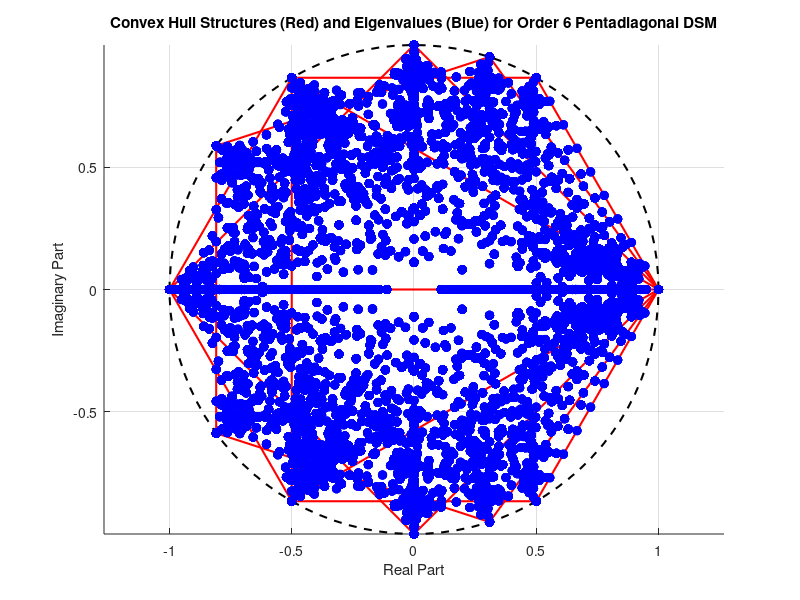

This figure's MATLAB source:
function generate_pentadiagonal_dsm_convex_hull_order6()
    % Step 1: Generate and plot convex hull structures for n = 1,2,3,4,5,6 (in red)
    figure;
    hold on;

    % Plot unit circle
    t = linspace(0, 2*pi, 100);
    plot(cos(t), sin(t), 'k--', 'LineWidth', 1.5);
    
    for n = 1:6
        theta = linspace(0, 2*pi, n+1);
        theta(end) = [];
        roots_unity = exp(1i * theta);

        x = real(roots_unity);
        y = imag(roots_unity);
        
        if n == 1
            plot(x, y, 'ro', 'MarkerFaceColor', 'r');
        elseif n == 2
            plot(x, y, 'ro', 'MarkerFaceColor', 'r');
            plot(x, y, 'r-', 'LineWidth', 1.5);
        else
            k = convhull(x, y);
            plot(x, y, 'ro', 'MarkerFaceColor', 'r');
            plot(x(k), y(k), 'r-', 'LineWidth', 1.5);
        end
    end

    % Step 2: Generate and print valid pentadiagonal permutation matrices
    perms_list = generate_pentadiagonal_permutations(6);

    fprintf('\n=== Valid Pentadiagonal Permutation Matrices for Order 6 ===\n');
    num_valid = length(perms_list);
    fprintf('Total valid matrices found: %d\n', num_valid);
    
    for i = 1:num_valid
        fprintf('\nMatrix P%d:\n', i);
        disp(perms_list{i});
    end

    % Step 3: Generate valid ordered pairs (P1, P2) for convex combinations
    pairs = nchoosek(1:num_valid, 2); % Get unordered pairs
    pairs = [pairs; flip(pairs, 2)]; % Convert to ordered pairs

    num_combinations = 10;
    alpha_values = linspace(0, 1, num_combinations);

    eigenvalues_all = [];

    % Compute eigenvalues without printing matrices
    for pair_idx = 1:size(pairs, 1)
        P1 = perms_list{pairs(pair_idx, 1)};
        P2 = perms_list{pairs(pair_idx, 2)};
        
        for alpha_idx = 1:num_combinations
            alpha = alpha_values(alpha_idx);
            A = alpha * P1 + (1 - alpha) * P2;
            eigenvalues = eig(A);
            eigenvalues_all = [eigenvalues_all; eigenvalues]; %#ok<AGROW>
        end
    end

    % Step 4: Plot eigenvalues (in blue)
    plot(real(eigenvalues_all), imag(eigenvalues_all), 'bo', 'MarkerFaceColor', 'b'); 

    % Step 5: Final plot adjustments
    axis equal;
    grid on;
    title('Convex Hull Structures (Red) and Eigenvalues (Blue) for Order 6 Pentadiagonal DSM');
    xlabel('Real Part');
    ylabel('Imaginary Part');
    hold off;
end

function perms_list = generate_pentadiagonal_permutations(n)
    P_all = perms(1:n);
    perms_list = {};
    
    for i = 1:size(P_all, 1)
        P = zeros(n);
        for j = 1:n
            P(j, P_all(i, j)) = 1;
        end
        
        is_valid = true;
        for row = 1:n
            col = P_all(i, row);
            if abs(row - col) > 2  
                is_valid = false;
                break;
            end
        end
        
        % Exclude matrices with 1s at (1,4), (1,5), (1,6), (2,5), (2,6), (3,6),
        % (4,1), (5,1), (5,2), (6,1), (6,2), (6,3)
        if is_valid && P(1,4) == 0 && P(1,5) == 0 && P(1,6) == 0 && ...
                      P(2,5) == 0 && P(2,6) == 0 && P(3,6) == 0 && ...
                      P(4,1) == 0 && P(5,1) == 0 && P(5,2) == 0 && ...
                      P(6,1) == 0 && P(6,2) == 0 && P(6,3) == 0
            perms_list{end+1} = P; %#ok<AGROW>
        end
    end
end
